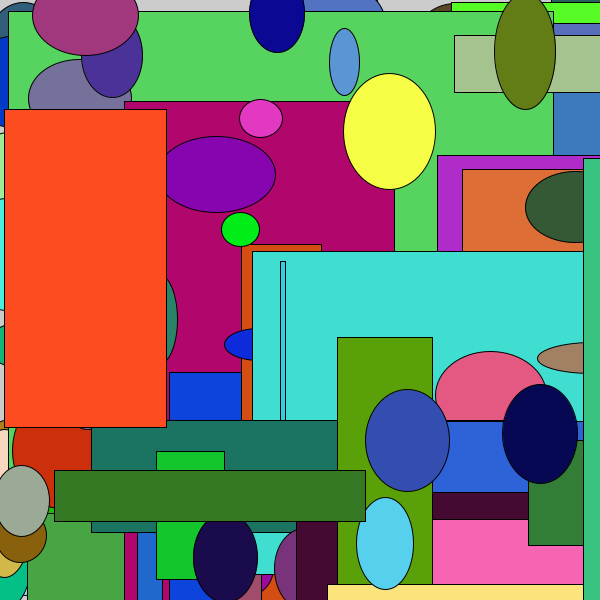
Frame 1 (no input)
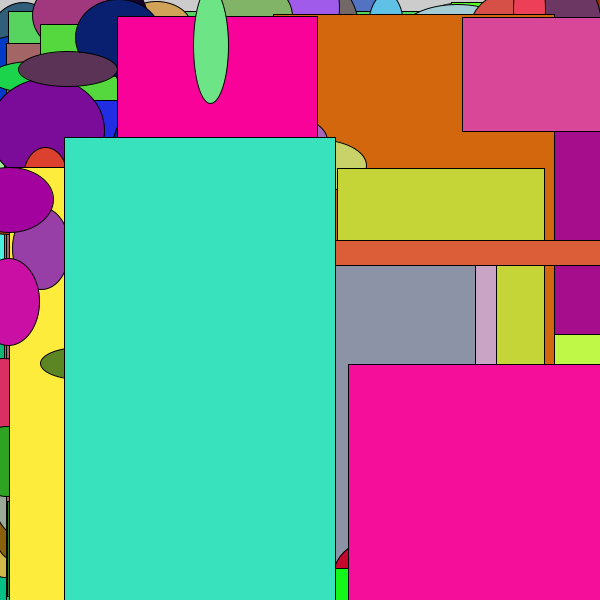
Frame 2 (the mouse pressed at the canvas centre, redrawn once)

The Processing sketch that drew these frames (run headless with seeded random() and noise(); the mouse was pressed at the canvas centre and the sketch redrawn once):

// Processing sketch: processing_47359
// ── processing_47359.pde

void setup() {
  size(600, 600);
  smooth();
  noLoop();
}

void draw() {
  for(int i = 0; i<150; i++){
    ellipse(random(600), random(600), random(30,120), random(30,120));
    fill(random(255),random(255),random(255));
    rect(random(600), random(600), random(600), random(600));
    fill(random(255),random(255),random(255));
}
}

void mousePressed() {
redraw();
}
